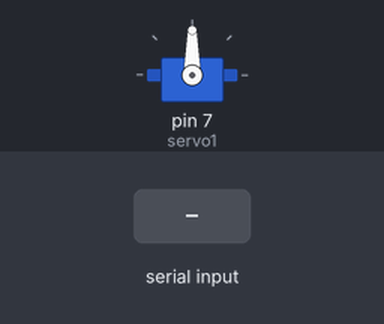
A sketch run on a simulated Arduino Uno, built with avr-gcc and run on an emulated ATmega328P. On the bench: servo. The test bench sets the inputs (shaded band). What the sketch prints to the serial monitor is not drawn.

Above: at 1.2 s.
1.3 s: "90,45\n" received over Serial
At 2.5 s:
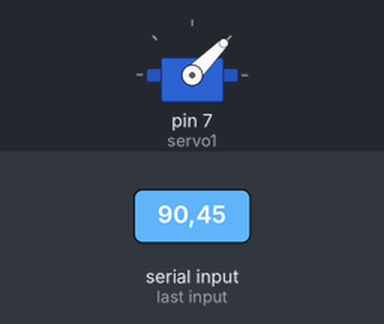
2.8 s: "30,150\n" received over Serial
At 3.7 s:
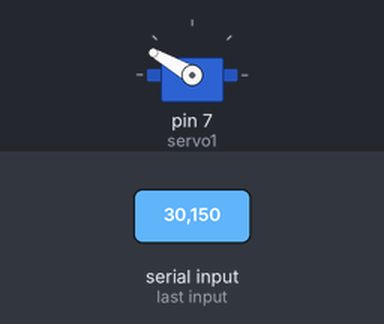
4.3 s: "0\n" received over Serial
At 5.5 s:
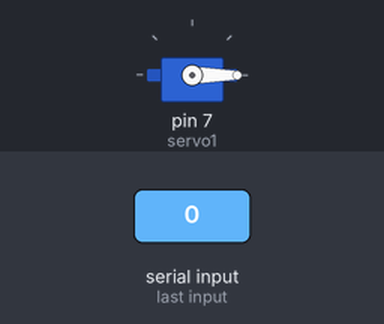
5.8 s: "200\n" received over Serial
At 6.7 s:
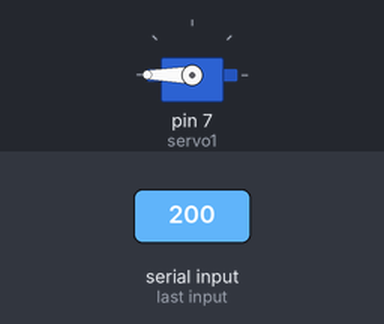
7.3 s: "90\n" received over Serial
At 7.8 s:
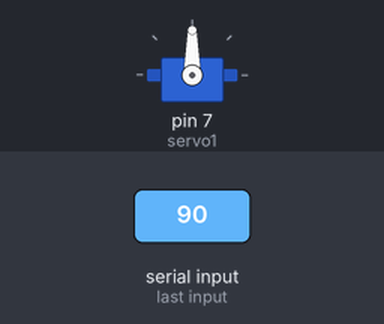
Timing chart, 0 to 9.8 s (numbered marks = the images above; inputs shaded):
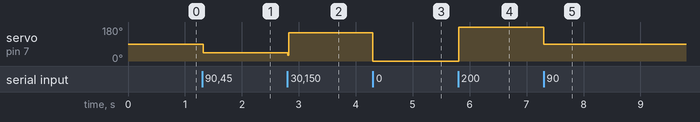

The sketch:

ServoMotor_serial.ino
```cpp
#include <Servo.h>

Servo servo1;
long num;
long num1;
void setup()
{
 servo1.attach(7);
Serial.begin(9600);
Serial.print("Enter1 Position = ");
}

void loop()
{
  while(Serial.available()>0)
  {
  num= Serial.parseInt();
L1:  Serial.print(num);Serial.println(" degree");
  Serial.print("Enter2 Position = ");
  //for(int i=0;i<=num;i++){
  servo1.write(num);
  delay(15);
  //}
K1:  while(Serial.available()>0){
  num= Serial.parseInt();
  if(num==0){
    delay(10);
    goto K1;
  }
  else{goto L1;
  }
  }
  }
}
```

Measured:
- after the input at 1.3 s, servo on pin 7 (servo1): 90° → 45° at once
- after the input at 2.8 s, servo on pin 7 (servo1): 45° → 150° at once
- after the input at 4.3 s, servo on pin 7 (servo1): 150° → 0° at once
- after the input at 5.8 s, servo on pin 7 (servo1): 0° → 180° at once
- after the input at 7.3 s, servo on pin 7 (servo1): 180° → 90° at once
